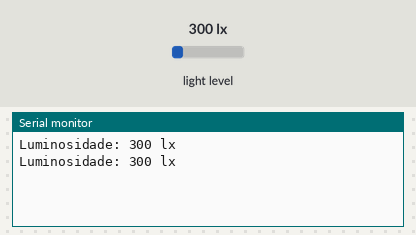
Simulated run of this sketch. Board: Arduino Uno, built with avr-gcc and run on an emulated ATmega328P. On the bench: the last lines printed to the serial monitor. Inputs (shaded band) come from the test bench; at power-on: light level 300 lx.

Above: at 1.8 s.
1.9 s: light level set to 40 lx
At 2.8 s:
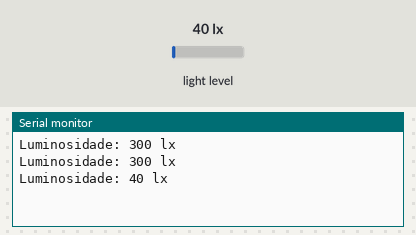
3.4 s: light level set to 500 lx
At 4.4 s:
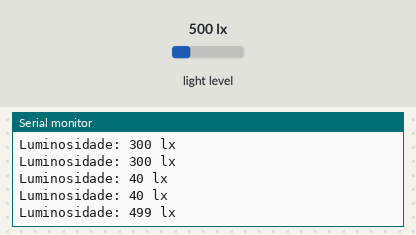
Timing chart, 0 to 6.4 s (numbered marks = the images above; inputs shaded):
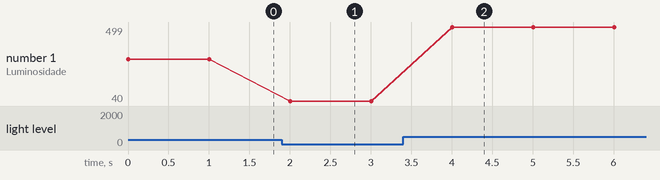

The sketch:

ESP12E_e_BH1750.ino
```cpp
#include <Wire.h>
#include <BH1750.h>

//Define o sensor BH1750
BH1750 lightMeter;

void setup() {

 Serial.begin(115200);
 Wire.begin();
 lightMeter.begin();

}

void loop() {

  uint16_t lux = lightMeter.readLightLevel();

  Serial.print("Luminosidade: ");
  Serial.print(lux);
  Serial.println(" lx");
  delay(1000);


}
```

Measured:
- after the input at 1.9 s, the serial monitor: prints a new line after 0.10 s (image 1)
- after the input at 3.4 s, the serial monitor: prints a new line after 0.60 s (image 2)
- plotted number 1: 300 → 40 after the input at 1.9 s, 40 → 499 after the input at 3.4 s
